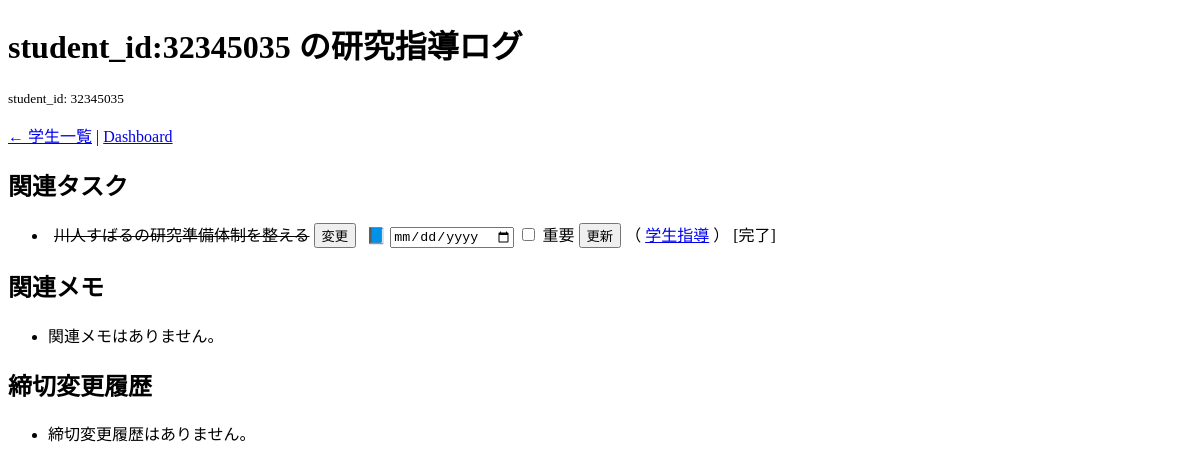
/student_log?student_id=32345035, run on an earlier commit of the app's database.
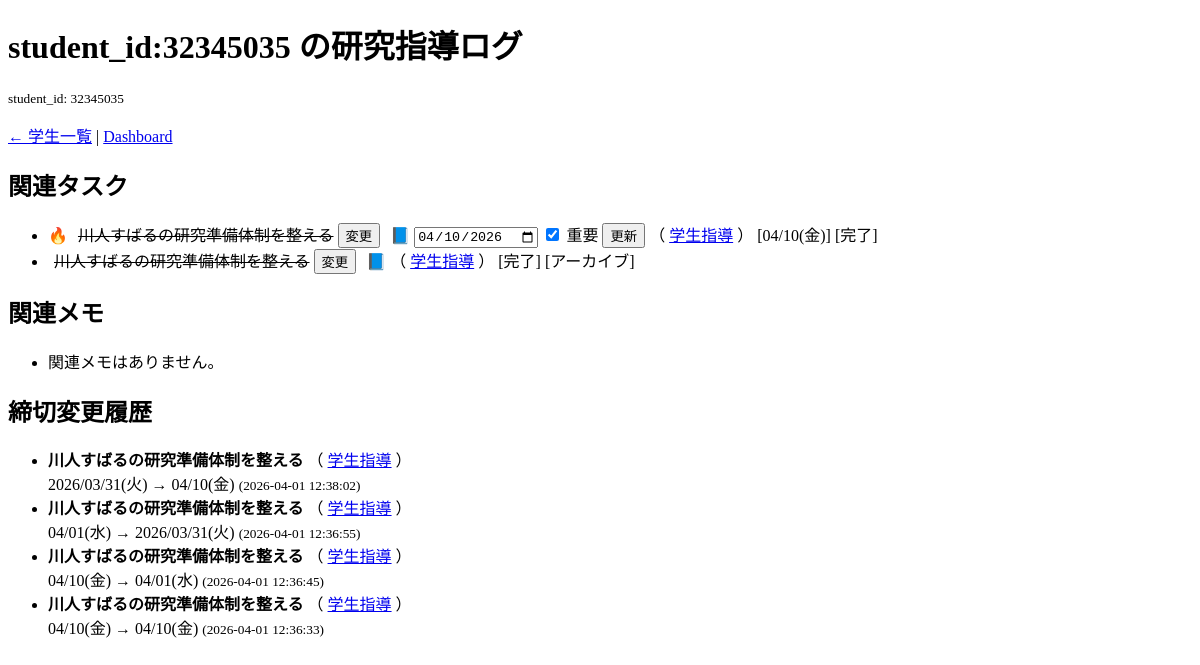
And on a later commit of the database.
### tables this page shows
CREATE TABLE tasks (
            id INTEGER PRIMARY KEY AUTOINCREMENT,
            title TEXT,
            status TEXT,
            deadline TEXT,
            original_deadline TEXT,
            project_id INTEGER,
            student_id INTEGER,
            priority TEXT DEFAULT 'medium',
            sync_key TEXT,
            source_type TEXT,
            source_updated_at TEXT,
            archived INTEGER DEFAULT 0
        , source_url TEXT, scrapbox_url TEXT);

CREATE TABLE projects (
            id INTEGER PRIMARY KEY AUTOINCREMENT,
            name TEXT,
            type TEXT,
            status TEXT
        );

CREATE TABLE task_history (
        id INTEGER PRIMARY KEY AUTOINCREMENT,
        task_id INTEGER,
        old_deadline TEXT,
        new_deadline TEXT,
        changed_at TEXT
    );

### flask_app.py (the view)
@app.route("/student_log")
def student_log():
    student_id_arg = request.args.get("student_id")
    requested_student_name = request.args.get("name", "")
    student_name = requested_student_name
    student_id = normalize_student_id_value(student_id_arg)
    if student_id is None and not student_name:
        return redirect("/students")
    student = find_student(student_id, student_name)
    if not student and student_id is not None:
        student = {
            "name": student_name or f"student_id:{student_id}",
            "student_id": student_id,
        }
    if not student:
        return redirect("/students")
    student_id = normalize_student_id_value(student["student_id"])
    student_name = student.get("name") or student_name or f"student_id:{student_id}"
    student_aliases = student_aliases_for_id(student_id, student_name)
    if requested_student_name and requested_student_name not in student_aliases:
        student_aliases.append(requested_student_name)
    conn = get_db()
    c = conn.cursor()
    tasks, notes, history = fetch_student_log_rows(c, student_id, student_aliases)
    conn.close()
    tasks = format_history_rows(tasks)
    history = format_history_rows(history)
    notes = [dict(n) for n in notes]
    return render_template(
        "student_log.html",
        student_name=student_name,
        student_id=student_id,
        tasks=tasks,
        notes=notes,
        history=history,
    )

### db.py (called while the page is built)
def get_db():
    conn = sqlite3.connect(DB_PATH, timeout=5, check_same_thread=False)
    conn.row_factory = sqlite3.Row
    conn.execute("PRAGMA journal_mode=WAL;")
    conn.execute("PRAGMA busy_timeout=5000;")
    return conn

def _student_text_match_clause(table_alias, text_columns, student_names):
    clauses = []
    params = []
    for name in student_names or []:
        if not name:
            continue
        text_clause = " OR ".join([f"{column} LIKE ?" for column in text_columns])
        clauses.append(
            f"(({table_alias}.student_id IS NULL OR {table_alias}.student_id = '') "
            f"AND ({text_clause}))"
        )
        params.extend([f"%{name}%"] * len(text_columns))
    return clauses, params

### flask_app.py (called while the page is built)
def scrapbox_page_url(title):
    page_name = (title or "").strip()
    if not page_name:
        return None
    return f"https://scrapbox.io/{SCRAPBOX_PROJECT}/{quote(page_name, safe='')}"

@app.context_processor
def inject_scrapbox_helpers():
    return {
        "scrapbox_page_url": scrapbox_page_url,
        "scrapbox_base_url": f"https://scrapbox.io/{SCRAPBOX_PROJECT}/",
    }

### templates/student_log.html (shortened to what this page needs)
<!doctype html>
<html>
  <head>
  </head>
  <body>
    {% from "components/task_item.html" import task_actions with context %}
    <h1>{{ student_name }} の研究指導ログ</h1>
    <p><small>student_id: {{ student_id }}</small></p>
    <p><a href="/students">← 学生一覧</a> | <a href="/">Dashboard</a></p>
    <h2>関連タスク</h2>
    <ul>
      {% for t in tasks %}
        <li>
          {% if t["priority"] == "high" %}🔥{% endif %}
          {{
            task_actions(
                t,
                show_done=t["status"] != "done" and not t["archived"],
                show_update=not t["archived"],
                is_done=t["status"] == "done"
            )
          }}
          （{% if t["project_id"] %}
            <a href="/project/{{ t['project_id'] }}">{{ t["project_name"] }}</a>
          {% else %}
            {{ t["project_name"] or "未分類" }}
          {% endif %}）
          {% if t["deadline_display"] %}[{{ t["deadline_display"] }}]{% endif %}
          {% if t["status"] == "done" %}[完了]{% endif %}
          {% if t["archived"] %}[アーカイブ]{% endif %}
        </li>
      {% else %}
        <li>関連タスクはありません。</li>
      {% endfor %}
    </ul>
    <h2>関連メモ</h2>
    <ul>
      {% for n in notes %}
        <li>
          <b>{{ n["title"] }}</b>
          （{% if n["project_id"] %}
            <a href="/project/{{ n['project_id'] }}">{{ n["project_name"] }}</a>
          {% else %}
            {{ n["project_name"] or "未分類" }}
          {% endif %}）<br />
          {{ n["content"] }}<br />
          <small>{{ n["created_at"] }}</small>
          {% if n["scrapbox_url"] %}
            <a
              href="{{ n['scrapbox_url'] }}"
              target="_blank"
              rel="noopener noreferrer"
              >Scrapbox</a
            >
          {% endif %}
        </li>
      {% else %}
        <li>関連メモはありません。</li>
      {% endfor %}
    </ul>
    <h2>締切変更履歴</h2>
    <ul>
      {% for h in history %}
        <li>
          <b>{{ h["task_title"] }}</b>
          （{% if h["project_id"] %}
            <a href="/project/{{ h['project_id'] }}">{{ h["project_name"] }}</a>
          {% else %}
            {{ h["project_name"] or "未分類" }}
          {% endif %}）<br />
          {% if h["old_deadline_display"] %}{{ h["old_deadline_display"] }}{% else %}未設定{% endif %}
          →
          {% if h["new_deadline_display"] %}{{ h["new_deadline_display"] }}{% else %}未設定{% endif %}
          <small>({{ h["changed_at"] }})</small>
        </li>
      {% else %}
        <li>締切変更履歴はありません。</li>
      {% endfor %}
    </ul>
  </body>
</html>

### templates/components/task_item.html (shortened to what this page needs)
{% macro task_links(t) %}
  {% set scrapbox_url = t["scrapbox_url"] if t["scrapbox_url"] is defined else none %}
  {% set generated_scrapbox_url = scrapbox_page_url(t["title"]) %}
  <span class="task-links">
    {% if scrapbox_url and scrapbox_url|string|lower not in ["none", "null"] %}
      <a
        href="{{ scrapbox_url }}"
        target="_blank"
        rel="noopener noreferrer"
        title="Scrapbox"
        style="margin-left:6px; text-decoration:none;"
        >📘</a
      >
    {% elif generated_scrapbox_url %}
      <a
        href="{{ generated_scrapbox_url }}"
        target="_blank"
        rel="noopener noreferrer"
        title="Scrapbox"
        style="margin-left:6px; text-decoration:none;"
        >📘</a
      >
    {% endif %}
  </span>
{% endmacro %}
{% macro task_actions(t, show_done=true, show_update=false, is_done=false, show_move=false, projects=none) %}
  <form
    action="/edit_task_title"
    method="post"
    class="inline-edit-form"
    style="display:inline; margin-left:6px;"
  >
    {% if is_done %}
      <s><span class="inline-edit-title">{{ t["title"] }}</span></s>
    {% else %}
      <span class="inline-edit-title">{{ t["title"] }}</span>
    {% endif %}
    <button
      type="button"
      class="inline-edit-toggle"
      onclick="toggleInlineEdit(this)"
    >
      変更
    </button>
  </form>
  {{ task_links(t) }}
  {% if show_update %}
    <form action="/update_task" method="post" style="display:inline;">
      <input
        type="date"
        name="deadline"
        value="{{ t["deadline"] if t["deadline"] is defined and t["deadline"] else "" }}"
      />
      <label>
        <input
          type="checkbox"
          name="priority"
          value="high"
          {% if t["priority"]=="high" %}checked{% endif %}
        />
        重要
      </label>
      <button type="submit">更新</button>
    </form>
  {% endif %}
{% endmacro %}

What changed in the data, as far as the page shows it:
now on this page (row edited): tasks: title "川人すばるの研究準備体制を整える", deadline "04/10/2026", priority "☑", project_name "学生指導", deadline_display "04/10(金)", status "[完了]"
changed tasks (number 2 of 2 on the later page): priority "☐" → (not shown); now shows "[アーカイブ]"
now on this page (row unchanged): task_history: task_title "川人すばるの研究準備体制を整える", project_name "学生指導", old_deadline_display "2026/03/31(火)", new_deadline_display "04/10(金)", changed_at "2026-04-01 12:38:02"
now on this page (row unchanged): task_history: task_title "川人すばるの研究準備体制を整える", project_name "学生指導", old_deadline_display "04/01(水)", new_deadline_display "2026/03/31(火)", changed_at "2026-04-01 12:36:55"
now on this page (row unchanged): task_history: task_title "川人すばるの研究準備体制を整える", project_name "学生指導", old_deadline_display "04/10(金)", new_deadline_display "04/01(水)", changed_at "2026-04-01 12:36:45"
now on this page (row unchanged): task_history: task_title "川人すばるの研究準備体制を整える", project_name "学生指導", old_deadline_display "04/10(金)", new_deadline_display "04/10(金)", changed_at "2026-04-01 12:36:33"
Also different on the page:
text no longer shown: "締切変更履歴はありません。"
